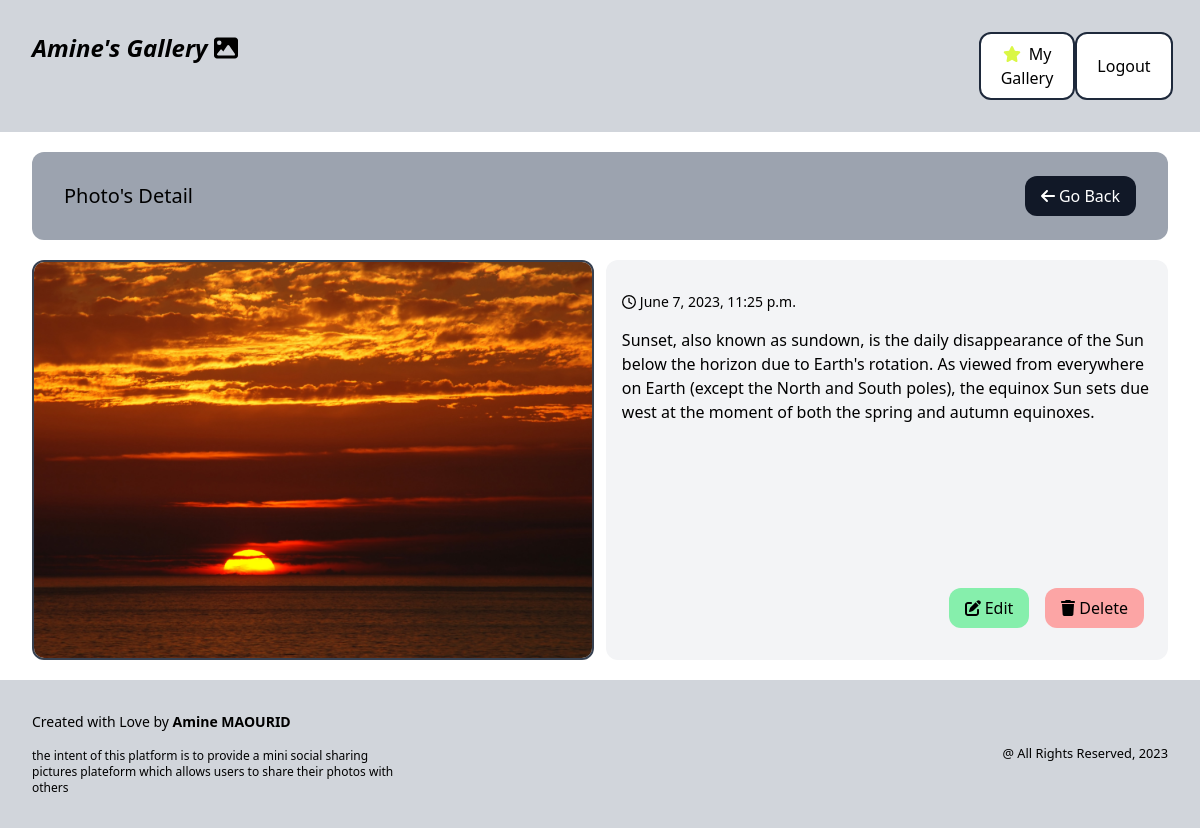
The page /gallery/1/ (signed in) on the database as committed earlier.
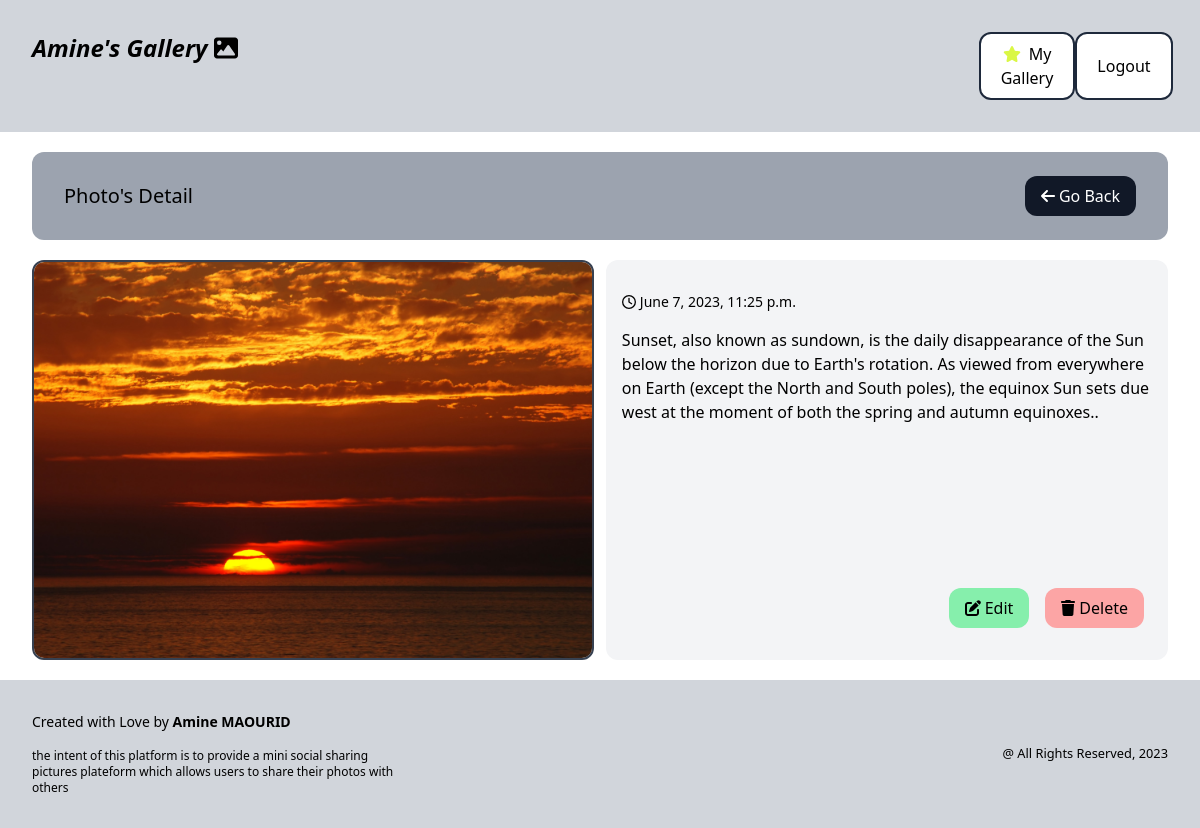
The same page on the database as committed later.
### photoshare/models.py (models this page shows, shortened)
class Photo(models.Model) :
    description = models.TextField(max_length=500, null=False, blank=False)
    category = models.ForeignKey(Category, related_name="photos", on_delete=models.SET_NULL, null=True)
    image = models.ImageField(null=False, blank=False)
    created_at = models.DateTimeField(auto_now_add=True)
    created_by = models.ForeignKey(User, related_name="photos", on_delete=models.CASCADE)

### photoshare/views.py (the view)
# urls.py: path('<str:pk>/', views.viewPhoto, name='detail_photo'),
@login_required
def viewPhoto(request, pk) :
    photo = get_object_or_404(Photo, pk=pk)
    return render(request, 'photoshare/photo.html', {'photo' : photo})

### photoshare/templates/photoshare/photo.html (shortened to what this page needs)
{% extends 'photoshare/base.html' %}
{% block content %}
<div class="flex flex-col h-full">
    <div class="flex justify-between py-6 px-8 bg-gray-400 rounded-xl mb-5 items-center col-span-3">
        <h3 class="text-xl">
           {% block header_title %} Photo's Detail {% endblock %}
        </h3>
        <button class="py-2 px-4 bg-gray-900 text-white hover:bg-gray-700 rounded-xl">
            <a href="{% url 'gallery' %}">
                <i class="fa-solid fa-arrow-left mr-1"></i>Go Back
            </a>
        </button>
    </div>
    <div class="flex h-5/6">
        <div class="w-1/2 mr-3 border-2 border-gray-700 rounded-xl overflow-clip">
            <img class="object-cover h-full w-full" src="{{ photo.image.url }}" alt="{{ photo.description }}">
        </div>
        {% block buttons_section %}
        <div class="w-1/2 py-8 px-4 bg-gray-100 rounded-xl flex flex-col justify-between">
            <div class="flex flex-col">
                <p class="text-sm mb-4">
                    <i class="fa-regular fa-clock mr-1"></i>{{ photo.created_at }}
                </p>
                <p class="overflow-hidden">
                    {{ photo.description }}
                </p>
            </div>
            <div class="flex self-end">
                {% if request.user == photo.created_by or request.user.is_superuser  %}
                <button class="py-2 px-4 bg-green-300 mx-2 rounded-xl hover:bg-green-400 hover:text-white">
                    <a href="{% url 'edit' photo.id %}" class="flex items-center">
                        <i class="fa-solid fa-pen-to-square mr-1"></i>Edit
                    </a>
                </button>
                <button class="py-2 px-4 bg-red-300 mx-2 rounded-xl hover:bg-red-400 hover:text-white">
                    <a href="{% url 'delete' photo.id %}">
                        <i class="fa-solid fa-trash mr-1"></i>Delete
                    </a>
                </button>
                {% endif %}
            </div>
        </div>
        {% endblock %}
    </div>
</div>
{% endblock %}

Rows that differ between the two databases and show on the page:
changed Photo: description "…the spring and autumn equinoxes." → "…the spring and autumn equinoxes.."
